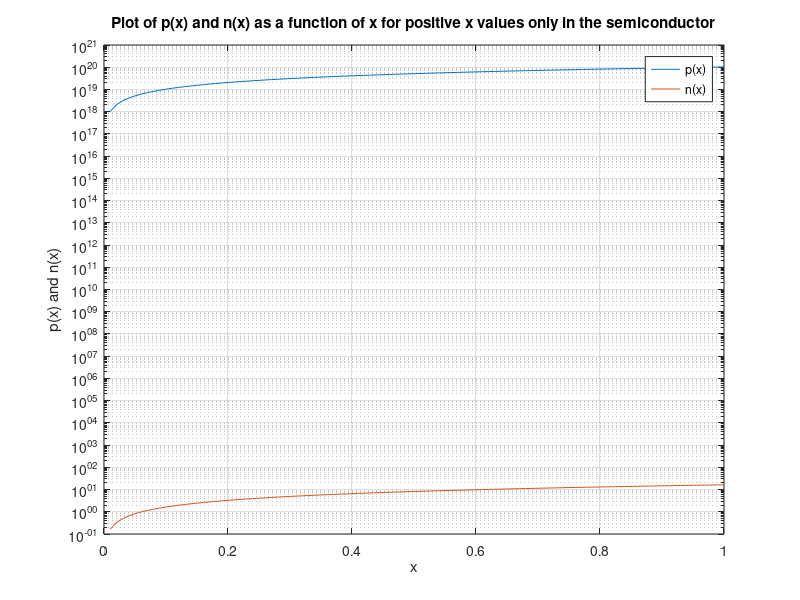
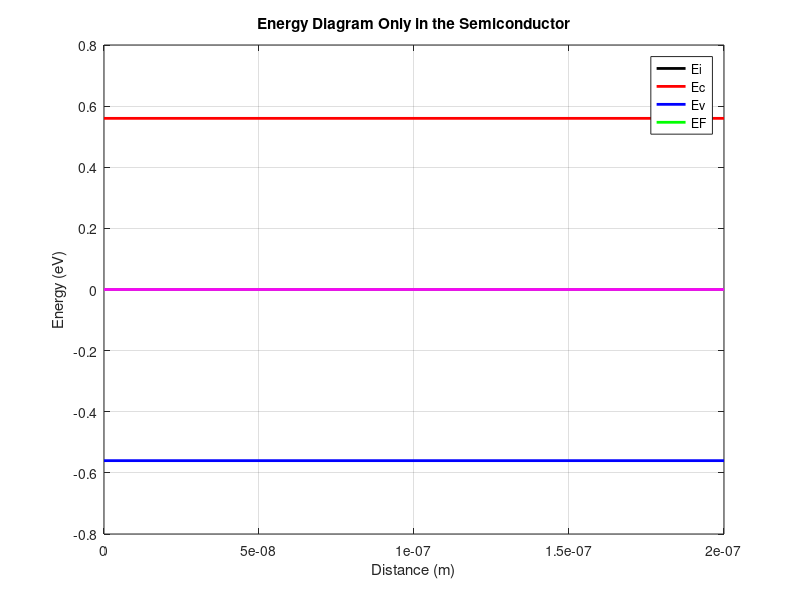

Write MATLAB code to recreate these figures, in order.

close all
clc
% set the constants
q = 1.6e-19; % charge of an electron (C)
k = 1.38e-23; % Boltzmann constant (J/K)
T = 300; % temperature (K)
ni = 1.5e10; % intrinsic carrier concentration (m^-3)
eps0 = 8.85e-12; % permittivity of free space (F/m)
epsSi = 11.7*eps0; % permittivity of silicon (F/m)
epsOx = 3.9*eps0; % permittivity of oxide (F/m)
tox = 10e-9; % thickness of oxide (m)
tsi = 200e-9; % thickness of silicon (m)
eSi = 11.7; % relative permittivity of silicon
Eg = 1.12; % band gap of silicon (eV)
Eg0 = 1.17; % band gap of intrinsic silicon (eV)

%{
The code ask the user to input the type of the semiconductor (p or n type), doping density N, and surface potential 𝜓s in a silicon based MOS capacitor and then plot the energy diagrams only in the semiconductor.
%}

% Ask the user to input the type of the semiconductor (p or n type) if the user does not input p or n type, the default value is n type
type = input('Enter the type of the semiconductor (p or n type): ','s');
if type == 'p'
    type = 'p';
else
    type = 'n';
end

% Ask the user to input the doping density N, if no input is given, the default value is 1e16
N = input('Enter the doping density N: ');
if isempty(N)
    N = 1e16;
end

% Ask the user to input the surface potential 𝜓s, default value is 0.5
phis = input('Enter the surface potential 𝜓s: ');
if isempty(phis)
    phis = 0.5;
end

%{
            HW3
            Part 1
    limit the band bending to WDmax = 0.5V. If the band bending is greater than WDmax, the band bending is set to WDmax.
    Plot band bending for WDmax.
    Plot p(x ) and n(x ) as a function of x for positive x values only in the semiconductor.Use a semilog cordinate system for the plot.
    The code should take input to VG, thickness of the oxide d, and the oxide permittivity eOx then 
    calculate the surface potential 𝜓s and plot the energy diagram only in the semiconductor.
    
%}

%  limit the band bending to WDmax = 0.5V. If the band bending is greater than WDmax, the band bending is set to WDmax.
% set WDmax = 0.5V
WDmax = 0.5;
if phis > WDmax
    phis = WDmax;
end
% calculate the Fermi level
if type == 'p'
    EF = phis + (q*N*tsi)/(2*epsSi);
elseif type == 'n'
    EF = phis - (q*N*tsi)/(2*epsSi);
end

% calculate the intrinsic Fermi level using the Fermi-Dirac distribution
Ei = Eg0/2 + k*T/q*log(N/ni);


% calculate the conduction band using the Fermi-Dirac distribution
Ec = Eg/2 + k*T/q*log((N+ni*exp(-Eg/(2*k*T/q)))/(ni*exp(Eg/(2*k*T/q))));


% calculate the valence band using the Fermi-Dirac distribution
Ev = -Eg/2 + k*T/q*log((N+ni*exp(Eg/(2*k*T/q)))/(ni*exp(-Eg/(2*k*T/q))));

% plot band bending for WDmax
figure(1) % create a figure
plot([0 tsi],[phis phis],'k','LineWidth',2) %
hold on
plot([0 tsi],[Ec Ec],'r','LineWidth',2) % plot the conduction band
plot([0 tsi],[Ev Ev],'b','LineWidth',2) % plot the valence band
plot([0 tsi],[EF EF],'g','LineWidth',2) % plot the Fermi level
plot([0 tsi],[Ei Ei],'m','LineWidth',2) % plot the instrinsic Fermi level
hold off
xlabel('Distance (m)')
ylabel('Energy (eV)')
legend('Ei','Ec','Ev','EF')
title('Energy Diagram Only in the Semiconductor using poison equation')
grid on

%{
    Plot p(x ) and n(x ) as a function of x for positive x values only in the semiconductor.
    Use a semilog cordinate system for the plot.
%}

%  Define the constants
q = 1.6e-19; %  electron charge
k = 1.38e-23; %  Boltzmann constant
T = 300; %  temperature in Kelvin
ni = 1.5e10; %  intrinsic carrier concentration in m^-3
Eg = 1.12; %  band gap in eV
Nc = 2.8e19; %  conduction band effective density of states in m^-3
Nv = 1.04e19; %  valence band effective density of states in m^-3
Ei = 0.026; %  intrinsic Fermi level in eV

%  Define the x values
x = 0:0.01:1;

%  Calculate the values of p and n
p = ni*exp((Eg/2 + Ei)*q/(k*T))*x;
n = ni*exp(-(Eg/2 - Ei)*q/(k*T))*x;

%  Plot the values of p and n
semilogy(x,p,x,n)
xlabel('x')
ylabel('p(x) and n(x)')
title('Plot of p(x) and n(x) as a function of x for positive x values only in the semiconductor')
legend('p(x)','n(x)')
grid on


%{
    Part 3
    The code should take user input to VG, thickness of the oxide d, and the oxide permittivity eOx then 
    calculate the surface potential 𝜓s and plot the energy diagram only in the semiconductor.   
%}

%  user input to VG, thickness of the oxide d, and the oxide permittivity eOx else use default values
VG = input('Enter the gate voltage (V): ');
if isempty(VG)
    VG = 0.1;
end
d = input('Enter the thickness of the oxide (m): ');
if isempty(d)
    d = 0.1e-6;
end
eOx = input('Enter the oxide permittivity (F/m): ');
if isempty(eOx)
    eOx = 3.9*8.85e-12;
end

% calculate the surface potential 𝜓s
phis = (q*VG)/(epsOx*d);

% calculate the intrinsic Fermi level using the surface potential 𝜓s
Ei = (q*phis)/(epsSi);

% calculate the conduction band
Ec = Ei + Eg/2;

% calculate the valence band
Ev = Ei - Eg/2;

% calculate the Fermi level
EF = (Ec + Ev)/2;

% plot the energy diagram only in the semiconductor
figure(3) % create a figure
plot([0 tsi],[phis phis],'k','LineWidth',2) %
hold on
plot([0 tsi],[Ec Ec],'r','LineWidth',2) % plot the conduction band
plot([0 tsi],[Ev Ev],'b','LineWidth',2) % plot the valence band
plot([0 tsi],[EF EF],'g','LineWidth',2) % plot the Fermi level
plot([0 tsi],[Ei Ei],'m','LineWidth',2) % plot the instrinsic Fermi level
hold off
xlabel('Distance (m)')
ylabel('Energy (eV)')
legend('Ei','Ec','Ev','EF')
title('Energy Diagram Only in the Semiconductor')
grid on


